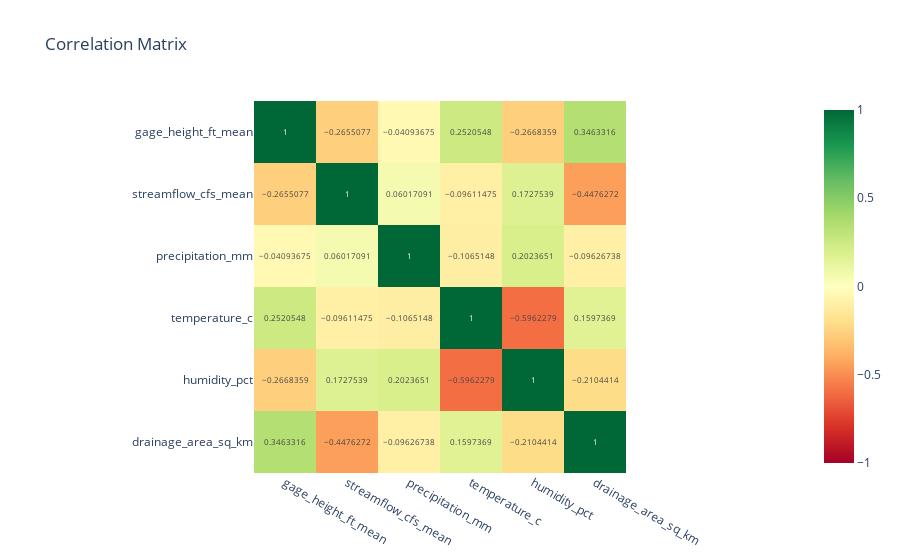

This figure's notebook cell:
### Code cell
query = """
    SELECT gage_height_ft_mean, streamflow_cfs_mean, precipitation_mm, 
           temperature_c, humidity_pct, drainage_area_sq_km
    FROM main.flood_model 
    WHERE gage_height_ft_mean > 0
"""

corr_df = conn.sql(query).df()

fig = px.imshow(corr_df.corr(), text_auto=True, title='Correlation Matrix', 
                color_continuous_scale='RdYlGn', zmin=-1, zmax=1)       
fig.show()

### Figure 1 — Plotly figure (JSON) as saved in the notebook; plotly's stock layout.template omitted (floating-point values rounded to 4 significant figures)
{"data": [{"coloraxis": "coloraxis", "hovertemplate": "x: %{x}<br>y: %{y}<br>color: %{z}<extra></extra>", "name": "0", "texttemplate": "%{z}", "type": "heatmap", "x": ["gage_height_ft_mean", "streamflow_cfs_mean", "precipitation_mm", "temperature_c", "humidity_pct", "drainage_area_sq_km"], "xaxis": "x", "y": ["gage_height_ft_mean", "streamflow_cfs_mean", "precipitation_mm", "temperature_c", "humidity_pct", "drainage_area_sq_km"], "yaxis": "y", "z": [[1.0, -0.2655, -0.04094, 0.2521, -0.2668, 0.3463], [-0.2655, 1.0, 0.06017, -0.09611, 0.1728, -0.4476], [-0.04094, 0.06017, 1.0, -0.1065, 0.2024, -0.09627], [0.2521, -0.09611, -0.1065, 1.0, -0.5962, 0.1597], [-0.2668, 0.1728, 0.2024, -0.5962, 1.0, -0.2104], [0.3463, -0.4476, -0.09627, 0.1597, -0.2104, 1.0]]}], "layout": {"coloraxis": {"cmax": 1, "cmin": -1, "colorscale": [[0, "rgb(165,0,38)"], [0.1, "rgb(215,48,39)"], [0.2, "rgb(244,109,67)"], [0.3, "rgb(253,174,97)"], [0.4, "rgb(254,224,139)"], [0.5, "rgb(255,255,191)"], [0.6, "rgb(217,239,139)"], [0.7, "rgb(166,217,106)"], [0.8, "rgb(102,189,99)"], [0.9, "rgb(26,152,80)"], [1, "rgb(0,104,55)"]]}, "title": {"text": "Correlation Matrix"}, "xaxis": {"anchor": "y", "constrain": "domain", "domain": [0, 1], "scaleanchor": "y"}, "yaxis": {"anchor": "x", "autorange": "reversed", "constrain": "domain", "domain": [0, 1]}}}
